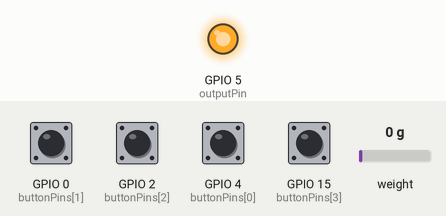
Bench run of a sketch on a simulated ESP32. Parts: output pins drawn as LEDs (lit = HIGH). The test bench sets the inputs (shaded band); at power-on: GPIO 0 (buttonPins[1]), GPIO 2 (buttonPins[2]), GPIO 4 (buttonPins[0]), GPIO 15 (buttonPins[3]) HIGH, weight on the scale 0 g. What the sketch prints to the serial monitor is not drawn.

Above: at 3.2 s.
3.3 s: GPIO 15 (buttonPins[3]) pulled LOW for 0.6 s
At 4.1 s:
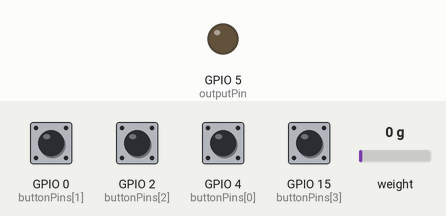
Timing chart, 0 to 12.3 s (numbered marks = the images above; inputs shaded):
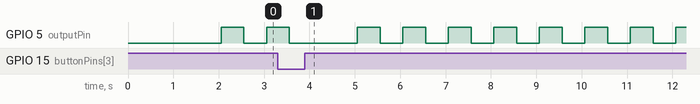

The sketch:

FSM-pushbuttons.ino
```cpp
#include "HX711.h"

// Define the pin numbers
const int buttonPins[] = {4, 0, 2, 15};
const int numButtons = sizeof(buttonPins)/sizeof(int);

// Define the output pin
const int outputPin = 5;

// Define the HX711 data and clock pins
uint8_t dataPin  = 34;
uint8_t clockPin = 23;

// Create an instance of HX711
HX711 scale;

// Define the states
enum State {STATE_1, STATE_2, STATE_3, STATE_4};
State state = STATE_1;

// Define the blink intervals for each state (in milliseconds)
const int blinkIntervals[] = {500, 500, 250, 125};

// Keep track of the last time the LED state was toggled
unsigned long lastToggleTime = 0;

void setup() {
  // Initialize the button pins as inputs
  for (int i = 0; i < numButtons; i++) {
    pinMode(buttonPins[i], INPUT_PULLUP);
  }

  // Initialize the output pin as output
  pinMode(outputPin, OUTPUT);

  //set mode
  scale.set_average_mode();
  Serial.print(scale.get_mode());

  // Initialize the HX711 scale
  Serial.begin(115200);
  scale.begin(dataPin, clockPin);
  // scale.set_scale(-4.868363);
  // scale.set_scale(-6.450881);
  scale.set_scale(-6.4);
  scale.set_offset(4293647715);
  delay(50);
  scale.tare(20);
}

void loop() {
    // Check each button in turn
  for (int i = 0; i < numButtons; i++) {
    if (digitalRead(buttonPins[i]) == LOW) {
      // If the button is pressed, change the state
      state = static_cast<State>(i);
      break;
    }
  }

  // If enough time has passed since the last toggle, toggle the LED state
  if (millis() - lastToggleTime >= blinkIntervals[state]) {
    digitalWrite(outputPin, !digitalRead(outputPin));
    lastToggleTime = millis();
  }

  // Perform an action based on the current state

  switch (state) {
    case STATE_1:
      // Perform action for state 1
      // Serial.print("ST:100,");
      break;
    case STATE_2:
      // Perform action for state 2
      // Serial.print("ST:200,");
      scale.set_offset(0);
      break;
    case STATE_3:
      // Perform action for state 3
      // Serial.print("ST:300,");
      scale.set_offset(4293647715);
      break;
    case STATE_4:
      // Perform action for state 4
      Serial.print("ST:400,");
      scale.tare(10);
      state = STATE_1;
      break;
  }


  #define ARD_PRINT

  if (scale.is_ready()){
    // Execute the provided code once every cycle

    Serial.print("F:");
    float f = scale.get_units(5);
    Serial.print(f);
    Serial.print(",   ");
    Serial.print("offset:");
    Serial.print(scale.get_offset()/10000.0f, 4);
    Serial.print(",   ");
    Serial.print("ST:");
    switch (state) {
      case STATE_1:
        Serial.print("100");
        break;
      case STATE_2:
        Serial.print("200");
        state = STATE_1;
        break;
      case STATE_3:
        Serial.print("300");
        state = STATE_1;
        break;
      case STATE_4:
        Serial.print("400");
        state = STATE_1;
        break;
    }
    Serial.print(",");
    Serial.println();
  }

  delay(1);
}
```

Measured:
- by itself, GPIO 5 (outputPin): repeats every 1.0 s: HIGH 0.50 s, LOW 0.50 s
